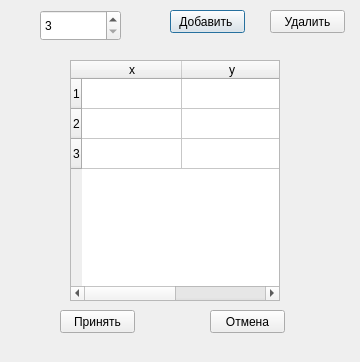
<?xml version="1.0" encoding="UTF-8"?>
<ui version="4.0">
 <class>poly_dialog</class>
 <widget class="QDialog" name="poly_dialog">
  <property name="geometry">
   <rect>
    <x>0</x>
    <y>0</y>
    <width>360</width>
    <height>362</height>
   </rect>
  </property>
  <property name="windowTitle">
   <string>Ввод координат</string>
  </property>
  <widget class="QTableWidget" name="tableWidget">
   <property name="geometry">
    <rect>
     <x>70</x>
     <y>60</y>
     <width>210</width>
     <height>241</height>
    </rect>
   </property>
   <row>
    <property name="text">
     <string>1</string>
    </property>
   </row>
   <row>
    <property name="text">
     <string>2</string>
    </property>
   </row>
   <row>
    <property name="text">
     <string>3</string>
    </property>
   </row>
   <column>
    <property name="text">
     <string>x</string>
    </property>
   </column>
   <column>
    <property name="text">
     <string>y</string>
    </property>
   </column>
  </widget>
  <widget class="QPushButton" name="pushButton_add">
   <property name="geometry">
    <rect>
     <x>170</x>
     <y>10</y>
     <width>75</width>
     <height>23</height>
    </rect>
   </property>
   <property name="text">
    <string>Добавить </string>
   </property>
  </widget>
  <widget class="QPushButton" name="pushButton_del">
   <property name="geometry">
    <rect>
     <x>270</x>
     <y>10</y>
     <width>75</width>
     <height>23</height>
    </rect>
   </property>
   <property name="text">
    <string>Удалить</string>
   </property>
  </widget>
  <widget class="QSpinBox" name="spinBox">
   <property name="geometry">
    <rect>
     <x>40</x>
     <y>10</y>
     <width>81</width>
     <height>31</height>
    </rect>
   </property>
   <property name="minimum">
    <number>3</number>
   </property>
   <property name="maximum">
    <number>21</number>
   </property>
  </widget>
  <widget class="QPushButton" name="pushButton_accept">
   <property name="geometry">
    <rect>
     <x>60</x>
     <y>310</y>
     <width>75</width>
     <height>23</height>
    </rect>
   </property>
   <property name="text">
    <string>Принять</string>
   </property>
  </widget>
  <widget class="QPushButton" name="pushButton_cancel">
   <property name="geometry">
    <rect>
     <x>210</x>
     <y>310</y>
     <width>75</width>
     <height>23</height>
    </rect>
   </property>
   <property name="text">
    <string>Отмена</string>
   </property>
  </widget>
 </widget>
 <resources/>
 <connections/>
</ui>
